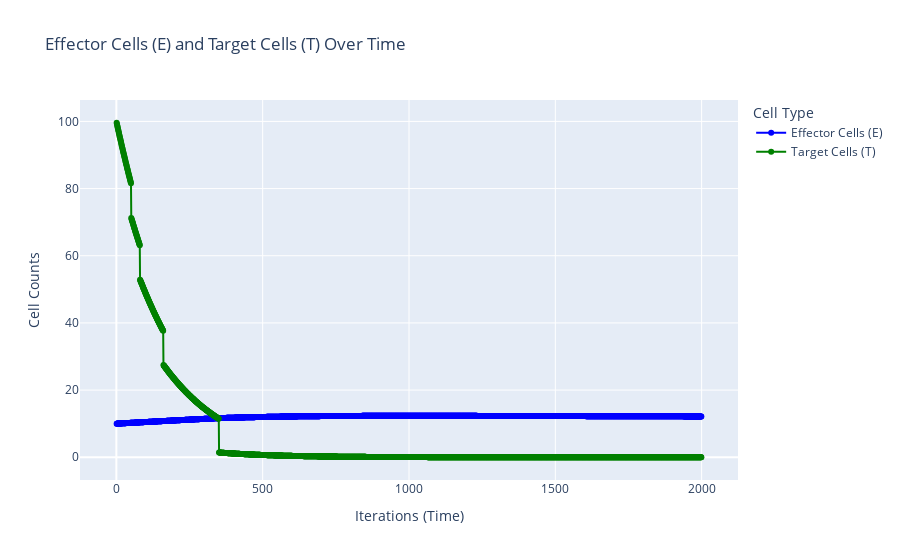

Source (notebook cell):
### Code cell
simple_model_with_dose_treatment._observe(10**3)
simple_model_with_dose_treatment._plot_scatter()

### Figure 1 — Plotly figure (JSON) as saved in the notebook; plotly's stock layout.template omitted (floating-point values rounded to 4 significant figures; data arrays with more than 128 entries replaced by an {"elided": "..."} marker saying what was removed)
{"data": [{"line": {"color": "blue"}, "mode": "lines+markers", "name": "Effector Cells (E)", "type": "scatter", "x": {"elided": "1999 int values"}, "y": {"elided": "2000 float values"}}, {"line": {"color": "green"}, "mode": "lines+markers", "name": "Target Cells (T)", "type": "scatter", "x": {"elided": "1999 int values"}, "y": {"elided": "2000 float values"}}], "layout": {"autosize": true, "legend": {"title": {"text": "Cell Type"}}, "title": {"text": "Effector Cells (E) and Target Cells (T) Over Time"}, "xaxis": {"autorange": true, "range": [-121.1, 2121.0], "title": {"text": "Iterations (Time)"}, "type": "linear"}, "yaxis": {"autorange": true, "range": [-8.219, 107.8], "title": {"text": "Cell Counts"}, "type": "linear"}}}
